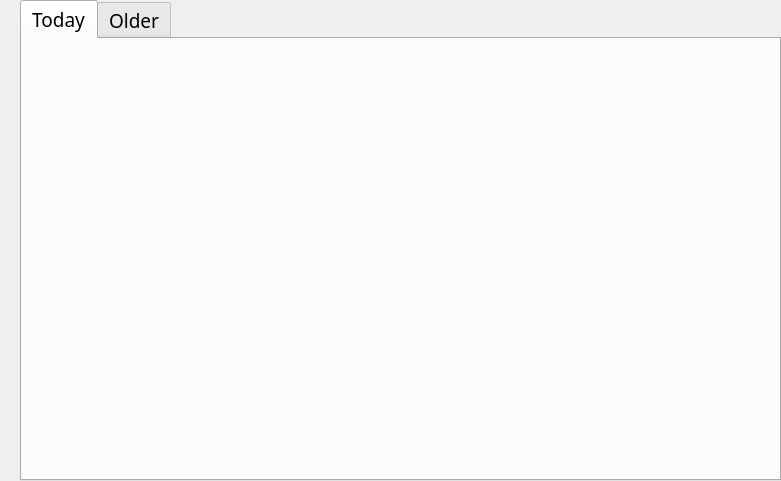
<?xml version="1.0" encoding="UTF-8"?>
<ui version="4.0">
 <class>Events</class>
 <widget class="QDialog" name="Events">
  <property name="geometry">
   <rect>
    <x>0</x>
    <y>0</y>
    <width>781</width>
    <height>481</height>
   </rect>
  </property>
  <property name="sizePolicy">
   <sizepolicy hsizetype="MinimumExpanding" vsizetype="MinimumExpanding">
    <horstretch>0</horstretch>
    <verstretch>0</verstretch>
   </sizepolicy>
  </property>
  <property name="minimumSize">
   <size>
    <width>781</width>
    <height>481</height>
   </size>
  </property>
  <property name="windowTitle">
   <string>Dialog</string>
  </property>
  <layout class="QHBoxLayout" name="horizontalLayout" stretch="0,0">
   <property name="spacing">
    <number>6</number>
   </property>
   <property name="leftMargin">
    <number>0</number>
   </property>
   <property name="topMargin">
    <number>0</number>
   </property>
   <property name="rightMargin">
    <number>0</number>
   </property>
   <property name="bottomMargin">
    <number>0</number>
   </property>
   <item>
    <layout class="QVBoxLayout" name="SideBar">
     <property name="spacing">
      <number>0</number>
     </property>
     <item>
      <layout class="QVBoxLayout" name="Buttons">
       <property name="spacing">
        <number>0</number>
       </property>
       <item>
        <spacer name="verticalSpacer_2">
         <property name="orientation">
          <enum>Qt::Vertical</enum>
         </property>
         <property name="sizeHint" stdset="0">
          <size>
           <width>20</width>
           <height>40</height>
          </size>
         </property>
        </spacer>
       </item>
      </layout>
     </item>
     <item>
      <layout class="QHBoxLayout" name="RefreshLayout"/>
     </item>
    </layout>
   </item>
   <item>
    <widget class="QTabWidget" name="LogsList">
     <property name="minimumSize">
      <size>
       <width>0</width>
       <height>0</height>
      </size>
     </property>
     <property name="font">
      <font>
       <family>Montserrat Light</family>
       <pointsize>14</pointsize>
       <weight>50</weight>
       <bold>false</bold>
       <underline>false</underline>
       <strikeout>false</strikeout>
       <stylestrategy>PreferDefault</stylestrategy>
       <kerning>true</kerning>
      </font>
     </property>
     <property name="currentIndex">
      <number>0</number>
     </property>
     <widget class="QWidget" name="Today">
      <attribute name="title">
       <string>Today</string>
      </attribute>
     </widget>
     <widget class="QWidget" name="Older">
      <attribute name="title">
       <string>Older</string>
      </attribute>
     </widget>
    </widget>
   </item>
  </layout>
 </widget>
 <resources/>
 <connections/>
</ui>
